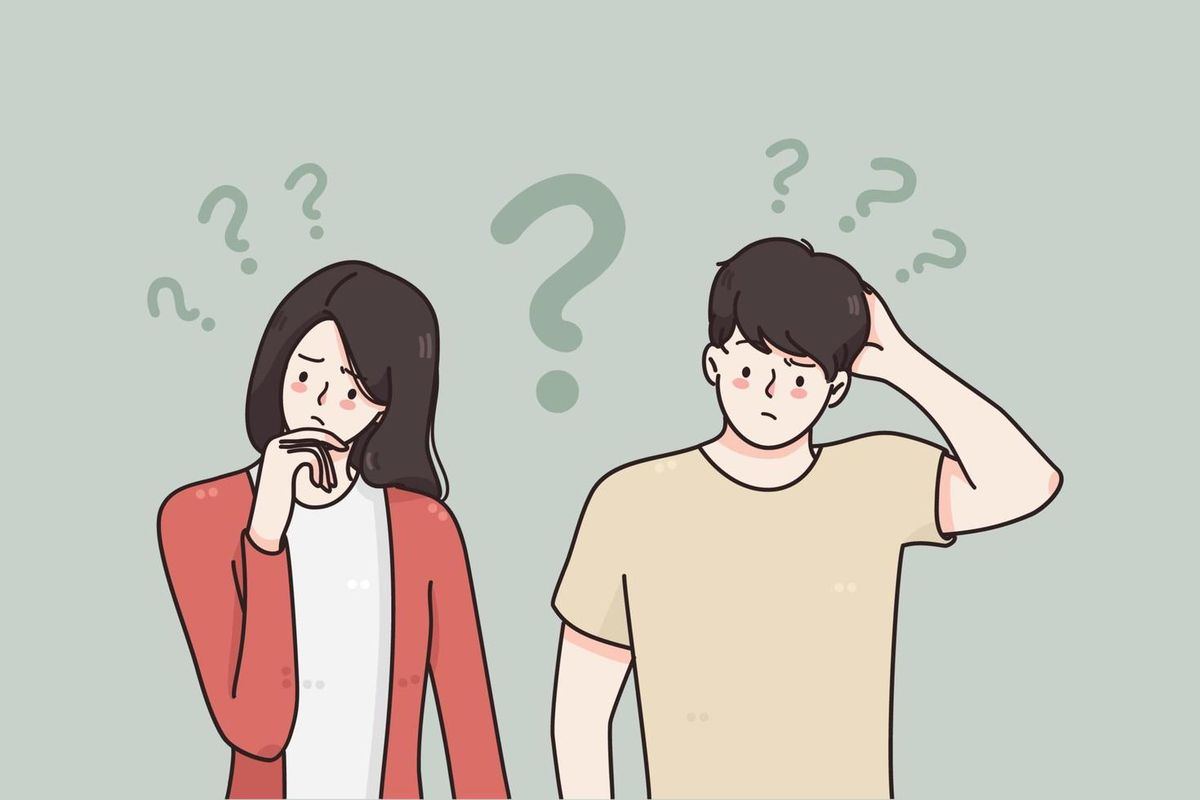
#> input picture assets/images/confused_consumer.jpg, 1200 x 800 px
$ python make_problem_convergence.py
#> lines starting #> are read from the running program, lines starting #| are printed output that depends on the picture
# /// script
# requires-python = ">=3.10"
# dependencies = [
#   "matplotlib>=3.8",
#   "numpy>=1.26",
#   "Pillow>=10",
# ]
# ///
"""Render the convergence diagram — 4 flows meeting at the project's problem point.

§1.2 문제 제기의 '네 흐름이 한 지점에서 교차하는 지점' 서사를 시각화한다.
각 흐름(시장 확대 / 채널 이동 / 소비 가속 / 공급 폭증)이 중앙의 문제로
모여드는 방사형 수렴 다이어그램.

Run:
    uv run scripts/make_problem_convergence.py

Output:
    assets/diagrams/problem_convergence.png
"""
from __future__ import annotations

from pathlib import Path

import matplotlib
matplotlib.use("Agg")
import matplotlib.font_manager as fm
import matplotlib.pyplot as plt
import numpy as np
from matplotlib.patches import FancyBboxPatch
from PIL import Image


def load_chromakey(path: Path, tol: int = 38) -> np.ndarray:
    """Return RGBA array with the image's dominant background color keyed out."""
    img = np.array(Image.open(path).convert("RGBA"))
    h, w = img.shape[:2]
    # Sample background from 4 corner patches (assumes bg is uniform at corners)
    patch = 12
    samples = np.concatenate([
        img[:patch, :patch, :3].reshape(-1, 3),
        img[:patch, -patch:, :3].reshape(-1, 3),
        img[-patch:, :patch, :3].reshape(-1, 3),
        img[-patch:, -patch:, :3].reshape(-1, 3),
    ], axis=0)
    key = np.median(samples, axis=0)
    diff = np.abs(img[..., :3].astype(int) - key.astype(int)).max(axis=-1)
    img[..., 3] = np.where(diff < tol, 0, 255).astype(np.uint8)
    return img


KOREAN_FONT_CANDIDATES = (
    "Apple SD Gothic Neo",
    "AppleSDGothicNeo",
    "AppleGothic",
    "Noto Sans CJK KR",
    "Noto Sans KR",
    "NanumGothic",
    "Nanum Gothic",
    "Malgun Gothic",
)


def pick_korean_font() -> str:
    available = {f.name for f in fm.fontManager.ttflist}
    for name in KOREAN_FONT_CANDIDATES:
        if name in available:
            return name
    return "DejaVu Sans"


def main() -> None:
    font = pick_korean_font()
    plt.rcParams["font.family"] = font
    plt.rcParams["axes.unicode_minus"] = False

    flows = [
        {  # North
            "id": "①",
            "name": "시장 확대",
            "detail": "거래액 134조 → 272조\n(6년간 2배 팽창)",
            "ref": "§1.1.1",
            "color": "#0891B2",
            "pos": (0, 5.0),
            "direction": "N",
        },
        {  # East
            "id": "②",
            "name": "채널 이동",
            "detail": "포털 검색 → 숏폼 · AI\n(알고리즘 주도 피드)",
            "ref": "§1.1.2",
            "color": "#7C3AED",
            "pos": (7.5, 0),
            "direction": "E",
        },
        {  # South
            "id": "③",
            "name": "소비 가속",
            "detail": "21분 플로우 소비\n(수 초만에 결제 이동)",
            "ref": "§1.1.3",
            "color": "#DB2777",
            "pos": (0, -5.0),
            "direction": "S",
        },
        {  # West
            "id": "④",
            "name": "공급 폭증",
            "detail": "AI 생성 비용 극단 절감\n규제는 사후적",
            "ref": "§1.1.4",
            "color": "#DC2626",
            "pos": (-7.5, 0),
            "direction": "W",
        },
    ]

    fig, ax = plt.subplots(figsize=(14, 10), dpi=180)
    fig.patch.set_facecolor("white")
    ax.set_facecolor("white")

    # Center problem box
    cx, cy = 0, 0
    cw, ch = 7.6, 3.2
    center_box = FancyBboxPatch(
        (cx - cw / 2, cy - ch / 2),
        cw, ch,
        boxstyle="round,pad=0.05,rounding_size=0.3",
        facecolor="#FFF6E3",
        edgecolor="#E0B58A",
        linewidth=2.5,
        zorder=5,
    )
    ax.add_patch(center_box)

    # --- Confused-consumer illustration (chroma-keyed) ---
    img_path = (
        Path(__file__).resolve().parents[1]
        / "assets" / "images" / "confused_consumer.jpg"
    )
    char_rgba = load_chromakey(img_path)
#> in load_chromakey, `samples = np.concatenate([ img[:patch, :patch, :3].reshape(-1, 3), img..`: samples = 576 rows, first 8: [200, 210, 202], [200, 210, 202], [200, 210, 202], [200, 210, 202], [200, 210, 202], [200, 210, 202], [200, 210, 202], [200, 210, 202]
#> in load_chromakey, `key = np.median(samples, axis=0)`: key = [200, 210, 202]
#> in load_chromakey, `diff = np.abs(img[..., :3].astype(int) - key.astype(int)).max(axis=-1)`:
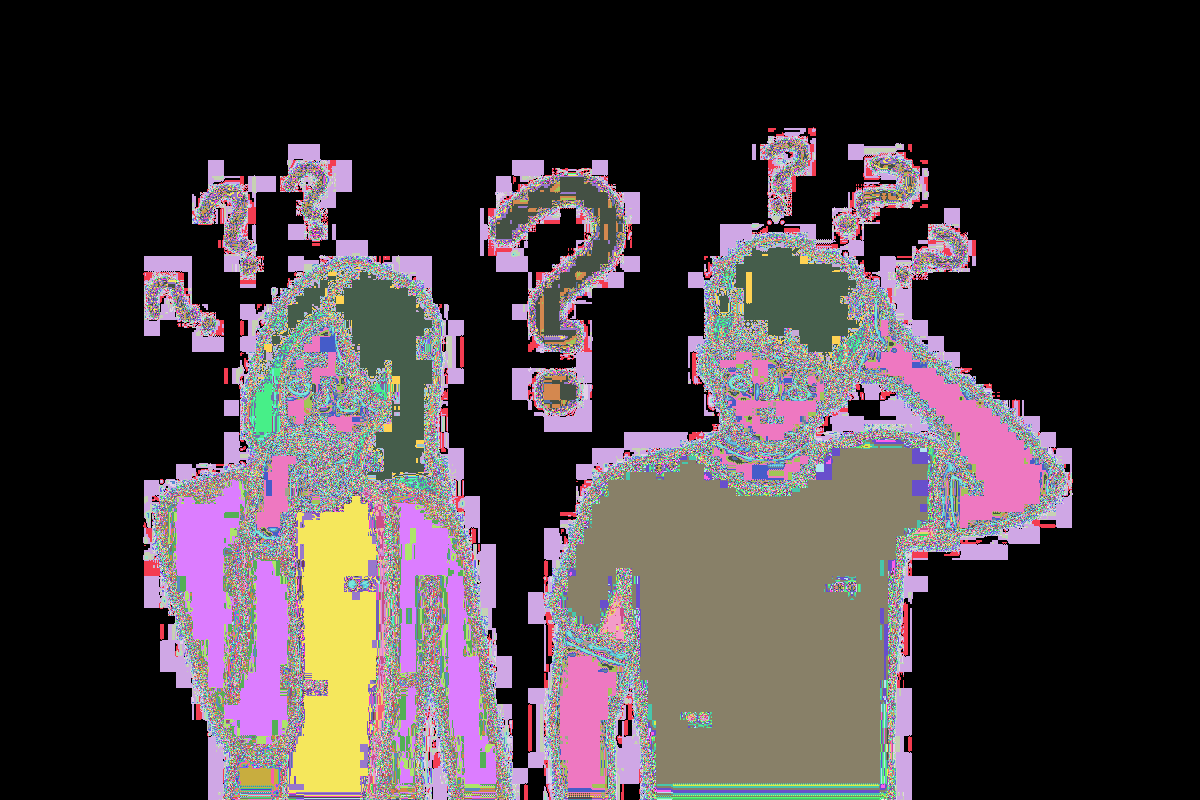
#> diff: shape (800, 1200) int64; 211 distinct labels, from 0 to 210; one colour per label, 0 black
#> in load_chromakey, `img[..., 3] = np.where(diff < tol, 0, 255).astype(np.uint8)`:
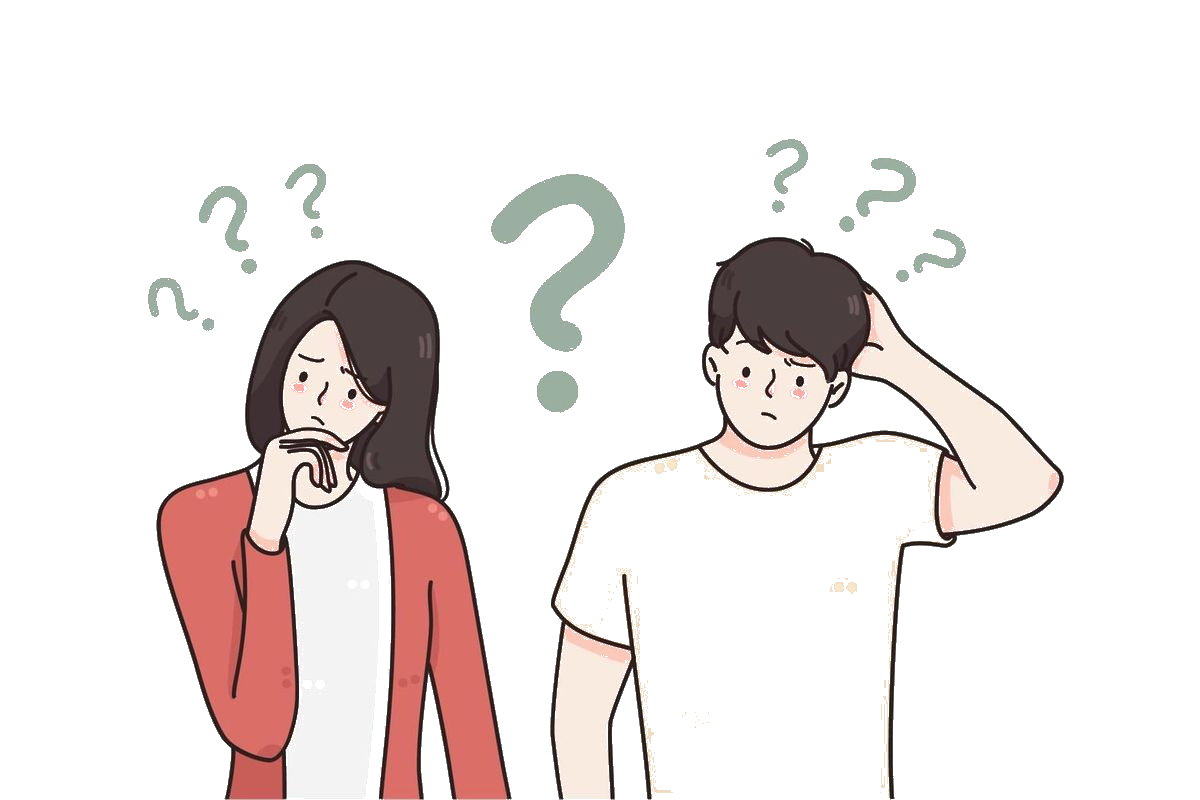
#> img: shape (800, 1200, 4); mean R, G, B, A 198.1, 196, 186.8, 55.5; transparent parts drawn white
    # Source aspect ratio preserved: 1200x800 ≈ 1.5:1
    # Place inside left portion of center box (enlarged for emphasis)
    img_w = 3.1
    img_h = img_w / 1.5  # ≈ 2.07
    img_left = cx - cw / 2 + 0.25
    img_right = img_left + img_w
    img_bottom = cy - img_h / 2
    img_top = cy + img_h / 2
    ax.imshow(
        char_rgba,
        extent=(img_left, img_right, img_bottom, img_top),
        zorder=6,
        aspect="auto",
        interpolation="bilinear",
    )
    # Caption under illustration
    ax.text(
        (img_left + img_right) / 2, img_bottom - 0.10,
        "일반 소비자",
        ha="center", va="top",
        fontsize=10, fontweight="bold", color="#6B5844",
        style="italic",
        zorder=7,
    )

    # --- Problem text (shifted right to accommodate illustration) ---
    text_cx = cx + 1.5
    ax.text(
        text_cx, cy + 0.95,
        "본 프로젝트 문제",
        ha="center", va="center",
        fontsize=15, fontweight="bold",
        color="#A8855C",
        zorder=6,
    )
    ax.text(
        text_cx, cy - 0.05,
        "숏폼 광고가 진짜인지 가짜인지",
        ha="center", va="center",
        fontsize=12,
        color="#3F3D3A",
        zorder=6,
    )
    ax.text(
        text_cx, cy - 0.55,
        "판별할 수단이 없다",
        ha="center", va="center",
        fontsize=13, fontweight="bold",
        color="#C46B5F",
        zorder=6,
    )

    # 4 flow boxes
    box_w = 4.8
    box_h = 1.85

    for flow in flows:
        px, py = flow["pos"]

        box = FancyBboxPatch(
            (px - box_w / 2, py - box_h / 2),
            box_w, box_h,
            boxstyle="round,pad=0.04,rounding_size=0.2",
            facecolor=flow["color"],
            edgecolor=flow["color"],
            linewidth=2,
            zorder=5,
        )
        ax.add_patch(box)

        ax.text(
            px, py + 0.55,
            f"{flow['id']}  {flow['name']}",
            ha="center", va="center",
            fontsize=14, fontweight="bold",
            color="white",
            zorder=6,
        )
        ax.text(
            px, py - 0.20,
            flow["detail"],
            ha="center", va="center",
            fontsize=10.5,
            color="white",
            zorder=6,
        )
        ax.text(
            px, py - 0.75,
            flow["ref"],
            ha="center", va="center",
            fontsize=9,
            color="white",
            alpha=0.75,
            style="italic",
            zorder=6,
        )

        # Arrow from box edge toward center box edge
        if flow["direction"] == "N":
            start = (px, py - box_h / 2)
            end = (cx, cy + ch / 2 + 0.05)
        elif flow["direction"] == "S":
            start = (px, py + box_h / 2)
            end = (cx, cy - ch / 2 - 0.05)
        elif flow["direction"] == "E":
            start = (px - box_w / 2, py)
            end = (cx + cw / 2 + 0.05, cy)
        else:  # W
            start = (px + box_w / 2, py)
            end = (cx - cw / 2 - 0.05, cy)

        ax.annotate(
            "",
            xy=end, xytext=start,
            arrowprops=dict(
                arrowstyle="-|>",
                color=flow["color"],
                lw=3,
                mutation_scale=22,
                alpha=0.85,
            ),
            zorder=3,
        )

    # Title
    ax.text(
        0, 7.4,
        "네 흐름이 한 지점에서 교차하며 문제가 드러난다",
        ha="center", va="center",
        fontsize=17, fontweight="bold",
        color="#0F172A",
    )
    ax.text(
        0, 6.65,
        "§1.1에서 추적한 네 흐름의 교차점 = 본 프로젝트의 문제 발생 지점",
        ha="center", va="center",
        fontsize=11,
        color="#475569",
        style="italic",
    )

    ax.set_xlim(-10.5, 10.5)
    ax.set_ylim(-7.0, 8.0)
    ax.set_aspect("equal")
    ax.axis("off")

    out_path = (
        Path(__file__).resolve().parents[1]
        / "assets" / "diagrams" / "problem_convergence.png"
    )
    out_path.parent.mkdir(parents=True, exist_ok=True)
    fig.savefig(out_path, facecolor="white", bbox_inches="tight", pad_inches=0.35)
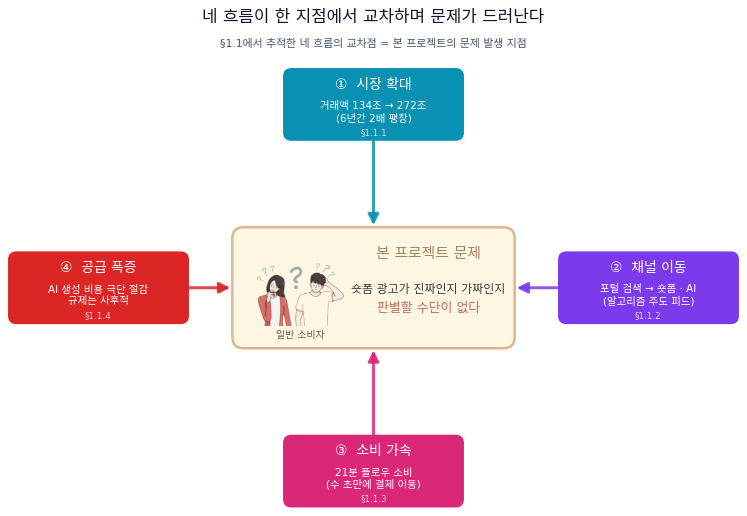
#> figure drawn by matplotlib, 1 panel
    plt.close(fig)
    print(
#> (the run stopped early here; a loop or call above may not have finished)
